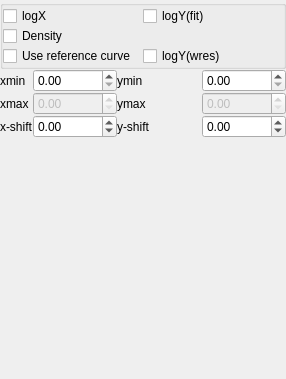
<?xml version="1.0" encoding="UTF-8"?>
<ui version="4.0">
 <class>Form</class>
 <widget class="QWidget" name="Form">
  <property name="geometry">
   <rect>
    <x>0</x>
    <y>0</y>
    <width>286</width>
    <height>379</height>
   </rect>
  </property>
  <property name="windowTitle">
   <string>Form</string>
  </property>
  <layout class="QVBoxLayout" name="verticalLayout">
   <property name="spacing">
    <number>0</number>
   </property>
   <property name="margin">
    <number>0</number>
   </property>
   <item>
    <layout class="QHBoxLayout" name="horizontalLayout">
     <item>
      <widget class="QGroupBox" name="groupBox_6">
       <property name="sizePolicy">
        <sizepolicy hsizetype="Minimum" vsizetype="Minimum">
         <horstretch>0</horstretch>
         <verstretch>0</verstretch>
        </sizepolicy>
       </property>
       <property name="title">
        <string/>
       </property>
       <layout class="QGridLayout" name="gridLayout_2">
        <property name="margin">
         <number>0</number>
        </property>
        <property name="spacing">
         <number>0</number>
        </property>
        <item row="3" column="0">
         <widget class="QCheckBox" name="checkBox_5">
          <property name="text">
           <string>Use reference curve</string>
          </property>
         </widget>
        </item>
        <item row="3" column="1">
         <widget class="QCheckBox" name="checkBox_4">
          <property name="text">
           <string>logY(wres)</string>
          </property>
         </widget>
        </item>
        <item row="1" column="1">
         <widget class="QCheckBox" name="checkBox">
          <property name="text">
           <string>logY(fit)</string>
          </property>
          <property name="checked">
           <bool>false</bool>
          </property>
         </widget>
        </item>
        <item row="1" column="0">
         <widget class="QCheckBox" name="checkBox_2">
          <property name="text">
           <string>logX</string>
          </property>
          <property name="checked">
           <bool>false</bool>
          </property>
         </widget>
        </item>
        <item row="2" column="0">
         <widget class="QCheckBox" name="checkBox_3">
          <property name="text">
           <string>Density</string>
          </property>
         </widget>
        </item>
       </layout>
      </widget>
     </item>
    </layout>
   </item>
   <item>
    <layout class="QGridLayout" name="gridLayout">
     <item row="0" column="0">
      <widget class="QLabel" name="label">
       <property name="sizePolicy">
        <sizepolicy hsizetype="Fixed" vsizetype="Preferred">
         <horstretch>0</horstretch>
         <verstretch>0</verstretch>
        </sizepolicy>
       </property>
       <property name="text">
        <string>xmin</string>
       </property>
      </widget>
     </item>
     <item row="0" column="1">
      <widget class="QDoubleSpinBox" name="doubleSpinBox">
       <property name="enabled">
        <bool>true</bool>
       </property>
      </widget>
     </item>
     <item row="3" column="0">
      <widget class="QLabel" name="label_5">
       <property name="text">
        <string>x-shift</string>
       </property>
      </widget>
     </item>
     <item row="3" column="3">
      <widget class="QDoubleSpinBox" name="doubleSpinBox_5">
       <property name="minimum">
        <double>-99.000000000000000</double>
       </property>
       <property name="singleStep">
        <double>0.100000000000000</double>
       </property>
       <property name="value">
        <double>0.000000000000000</double>
       </property>
      </widget>
     </item>
     <item row="3" column="2">
      <widget class="QLabel" name="label_6">
       <property name="text">
        <string>y-shift</string>
       </property>
      </widget>
     </item>
     <item row="3" column="1">
      <widget class="QDoubleSpinBox" name="doubleSpinBox_6">
       <property name="minimum">
        <double>-99.000000000000000</double>
       </property>
       <property name="singleStep">
        <double>0.100000000000000</double>
       </property>
      </widget>
     </item>
     <item row="1" column="0">
      <widget class="QLabel" name="label_2">
       <property name="sizePolicy">
        <sizepolicy hsizetype="Fixed" vsizetype="Preferred">
         <horstretch>0</horstretch>
         <verstretch>0</verstretch>
        </sizepolicy>
       </property>
       <property name="text">
        <string>xmax</string>
       </property>
      </widget>
     </item>
     <item row="0" column="2">
      <widget class="QLabel" name="label_4">
       <property name="text">
        <string>ymin</string>
       </property>
      </widget>
     </item>
     <item row="0" column="3">
      <widget class="QDoubleSpinBox" name="doubleSpinBox_2">
       <property name="enabled">
        <bool>true</bool>
       </property>
      </widget>
     </item>
     <item row="1" column="1">
      <widget class="QDoubleSpinBox" name="doubleSpinBox_3">
       <property name="enabled">
        <bool>false</bool>
       </property>
      </widget>
     </item>
     <item row="1" column="2">
      <widget class="QLabel" name="label_3">
       <property name="text">
        <string>ymax</string>
       </property>
      </widget>
     </item>
     <item row="1" column="3">
      <widget class="QDoubleSpinBox" name="doubleSpinBox_4">
       <property name="enabled">
        <bool>false</bool>
       </property>
      </widget>
     </item>
    </layout>
   </item>
   <item>
    <spacer name="verticalSpacer">
     <property name="orientation">
      <enum>Qt::Vertical</enum>
     </property>
     <property name="sizeHint" stdset="0">
      <size>
       <width>20</width>
       <height>40</height>
      </size>
     </property>
    </spacer>
   </item>
  </layout>
  <action name="actionUpdate_Plot">
   <property name="text">
    <string>Update Plot</string>
   </property>
  </action>
 </widget>
 <resources/>
 <connections>
  <connection>
   <sender>doubleSpinBox_5</sender>
   <signal>editingFinished()</signal>
   <receiver>actionUpdate_Plot</receiver>
   <slot>trigger()</slot>
   <hints>
    <hint type="sourcelabel">
     <x>245</x>
     <y>100</y>
    </hint>
    <hint type="destinationlabel">
     <x>-1</x>
     <y>-1</y>
    </hint>
   </hints>
  </connection>
  <connection>
   <sender>doubleSpinBox_6</sender>
   <signal>editingFinished()</signal>
   <receiver>actionUpdate_Plot</receiver>
   <slot>trigger()</slot>
   <hints>
    <hint type="sourcelabel">
     <x>76</x>
     <y>100</y>
    </hint>
    <hint type="destinationlabel">
     <x>-1</x>
     <y>-1</y>
    </hint>
   </hints>
  </connection>
 </connections>
</ui>
